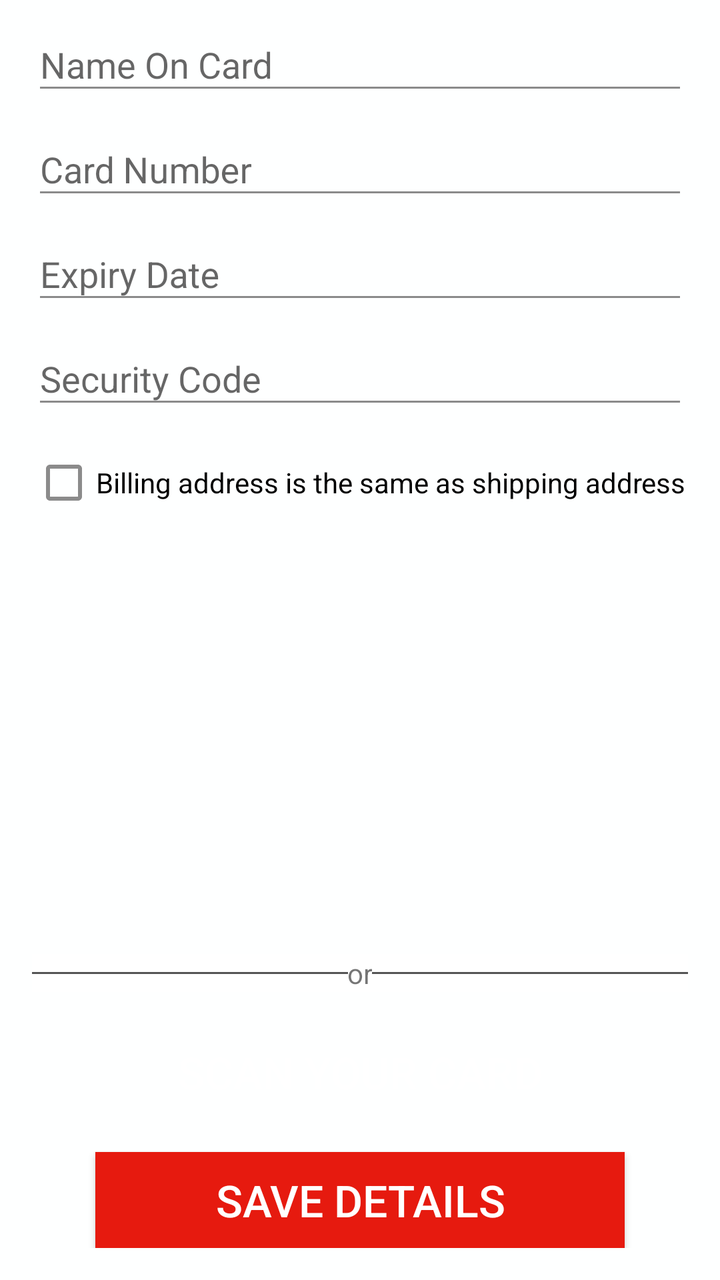
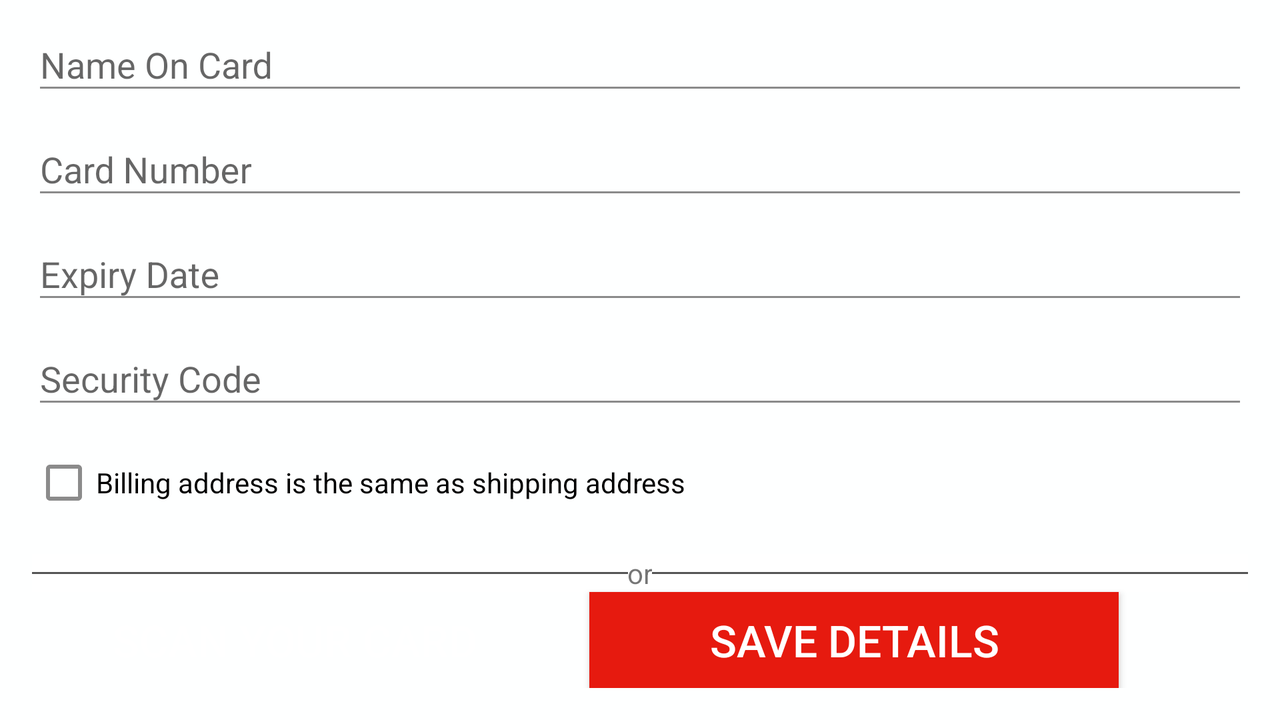

First picture: res/layout/ on a phone held upright. Second picture: the repository's own variant of that layout, on a device whose configuration matches the variant's folder. Source for both follows.
<!-- AndroidManifest.xml: application theme AppTheme -->
<!-- res/layout/fragment_tab_payment.xml -->
<FrameLayout xmlns:android="http://schemas.android.com/apk/res/android"
    xmlns:tools="http://schemas.android.com/tools"
    android:layout_width="match_parent"
    android:layout_height="match_parent"
    tools:context="io.nemesis.ninder.fragment.TabPayment"
    android:focusableInTouchMode="true"
    android:focusable="true">
    <include
        android:id="@+id/progressBar"
        layout="@layout/progress_bar"/>
    <RelativeLayout
        android:layout_width="match_parent"
        android:layout_height="wrap_content"
        android:orientation="vertical"
        android:id="@+id/paymentView"
        android:layout_marginBottom="@dimen/activity_vertical_margin"
        android:layout_marginStart="@dimen/activity_horizontal_margin"
        android:layout_marginEnd="@dimen/activity_horizontal_margin">
        <androidx.appcompat.widget.AppCompatButton
            android:text="@string/button_save_details"
            android:layout_width="wrap_content"
            android:layout_height="wrap_content"
            android:background="@color/red"
            android:textColor="@color/white"
            android:elevation="10dp"
            android:paddingStart="60dp"
            android:paddingEnd="60dp"
            android:textSize="22sp"
            android:layout_gravity="center|bottom"
            android:layout_alignParentBottom="true"
            android:layout_centerHorizontal="true"
            android:id="@+id/button_save_details" />
        <androidx.appcompat.widget.AppCompatButton
            android:text="@string/button_scan_card"
            android:layout_width="wrap_content"
            android:layout_height="wrap_content"
            android:background="@color/dark_grey"
            android:textColor="@color/white"
            android:layout_marginTop="@dimen/activity_vertical_margin"
            android:paddingStart="40dp"
            android:paddingEnd="40dp"
            android:textSize="22sp"
            android:layout_gravity="center|bottom"
            android:layout_above="@id/button_save_details"
            android:layout_centerHorizontal="true"
            android:layout_marginBottom="@dimen/activity_horizontal_margin"
            android:id="@+id/button_scan_card" />
        <FrameLayout
            android:layout_width="wrap_content"
            android:layout_height="wrap_content"
            android:layout_above="@id/button_scan_card"
            android:id="@+id/horizontal_line"
            android:background="#fff" >
            <View
                android:layout_width="match_parent"
                android:layout_height="1dp"
                android:layout_gravity="center"
                android:background="#555" />

            <TextView
                android:layout_width="wrap_content"
                android:layout_height="wrap_content"
                android:layout_gravity="center"
                android:padding="@dimen/default_padding"
                android:background="#fff"
                android:text="@string/label_or" />
        </FrameLayout>
    <ScrollView
        android:layout_width="match_parent"
        android:layout_height="match_parent"
        android:layout_above="@id/horizontal_line">
    <LinearLayout
        android:layout_width="match_parent"
        android:layout_height="wrap_content"
        android:orientation="vertical">
        
        
        
        
        
        
        
        
        

        
        
        
        
        
        
        
        
        
    <com.google.android.material.textfield.TextInputLayout
        android:layout_width="match_parent"
        android:layout_height="wrap_content">
        <com.google.android.material.textfield.TextInputEditText
            android:layout_width="match_parent"
            android:layout_height="wrap_content"
            android:id="@+id/field_name_on_card"
            android:inputType="textPersonName"
            android:hint="@string/hint_name_on_card" />
    </com.google.android.material.textfield.TextInputLayout>
    <com.google.android.material.textfield.TextInputLayout
        android:layout_width="match_parent"
        android:layout_height="wrap_content">
        <com.google.android.material.textfield.TextInputEditText
            android:layout_width="match_parent"
            android:layout_height="wrap_content"
            android:id="@+id/field_card_number"
            android:maxLength="16"
            android:inputType="numberDecimal"
            android:hint="@string/hint_card_number" />
    </com.google.android.material.textfield.TextInputLayout>
    <com.google.android.material.textfield.TextInputLayout
        android:layout_width="match_parent"
        android:layout_height="wrap_content">
        <com.google.android.material.textfield.TextInputEditText
            android:layout_width="match_parent"
            android:layout_height="wrap_content"
            android:id="@+id/field_expiry_date"
            android:inputType="date"
            android:hint="@string/hint_expiry_date" />
    </com.google.android.material.textfield.TextInputLayout>
        <com.google.android.material.textfield.TextInputLayout
            android:layout_width="match_parent"
            android:layout_height="wrap_content">
            <com.google.android.material.textfield.TextInputEditText
                android:layout_width="match_parent"
                android:layout_height="wrap_content"
                android:id="@+id/field_security_code"
                android:imeOptions="actionDone"
                android:inputType="numberPassword"
                android:maxLength="3"
                android:hint="@string/hint_security_code" />
        </com.google.android.material.textfield.TextInputLayout>

        <CheckBox
            android:layout_width="match_parent"
            android:layout_height="wrap_content"
            android:layout_marginTop="@dimen/activity_vertical_margin"
            android:id="@+id/checkBox_address"
            android:text="@string/label_checkbox_address"
            />

    </LinearLayout>
    </ScrollView>

    </RelativeLayout>
</FrameLayout>
<!-- res/layout/progress_bar.xml (included above) -->
<?xml version="1.0" encoding="utf-8"?>
<ProgressBar xmlns:android="http://schemas.android.com/apk/res/android"
    android:id="@+id/progressBar"
    style="?android:attr/progressBarStyleLarge"
    android:layout_width="wrap_content"
    android:layout_height="wrap_content"
    android:layout_gravity="center"
    android:visibility="gone"
     />
<!-- resources referenced by this layout -->
<resources>
  <color name="red">#e61a0f</color>
  <color name="white">#ffffff</color>
  <dimen name="activity_horizontal_margin">16dp</dimen>
  <dimen name="activity_vertical_margin">16dp</dimen>
  <string name="button_save_details">Save Details</string>
  <string name="button_scan_card">Scan your card</string>
  <string name="hint_card_number">Card Number</string>
  <string name="hint_expiry_date">Expiry Date</string>
  <string name="hint_name_on_card">Name On Card</string>
  <string name="hint_security_code">Security Code</string>
  <string name="label_checkbox_address">Billing address is the same as shipping address</string>
  <string name="label_or">or</string>
  <style name="AppTheme" parent="Theme.AppCompat.Light.NoActionBar">
          
          <item name="colorPrimary">@color/colorPrimary</item>
          <item name="colorPrimaryDark">@color/colorPrimaryDark</item>
          <item name="colorAccent">@color/colorAccent</item>
          <item name="android:colorBackground">@color/colorBackground</item>
          <item name="android:textColorPrimary">@color/textColorPrimary</item>
          <item name="android:textColorSecondary">@color/textColorSecondary</item>
          <item name="android:actionBarStyle">@style/CustomActionBar</item>
          
          <item name="android:windowContentTransitions">true</item>
          <item name="android:windowSharedElementReenterTransition">@null</item>
          <item name="android:windowReenterTransition">@null</item>
          <item name="android:windowAllowReturnTransitionOverlap">false</item>
      </style>
  <color name="colorPrimary">@color/white_dusty</color>
  <color name="colorPrimaryDark">@color/grey</color>
  <color name="colorAccent">@color/red</color>
  <color name="colorBackground">@color/white_dusty</color>
  <color name="textColorPrimary">@color/purple_dark</color>
  <color name="textColorSecondary">@color/grey_dark</color>
  <style name="CustomActionBar" parent="android:Widget.Material.Light.ActionBar.Solid">
          <item name="android:elevation">0dp</item>
          <item name="android:displayOptions">homeAsUp</item>
      </style>
  <color name="white_dusty">#feffff</color>
  <color name="grey">#aaa9a9</color>
  <color name="purple_dark">#181226</color>
  <color name="grey_dark">#8b8b8b</color>
</resources>
<!-- res/layout-land/fragment_tab_payment.xml (the repository's variant of the layout above) -->
<!-- drawn on the phone turned sideways -->
<FrameLayout xmlns:android="http://schemas.android.com/apk/res/android"
    xmlns:tools="http://schemas.android.com/tools"
    android:layout_width="match_parent"
    android:layout_height="match_parent"
    tools:context="io.nemesis.ninder.fragment.TabPayment"
    android:focusableInTouchMode="true"
    android:focusable="true">
    <include
        android:id="@+id/progressBar"
        layout="@layout/progress_bar"/>
    <RelativeLayout
        android:layout_width="match_parent"
        android:layout_height="wrap_content"
        android:orientation="vertical"
        android:id="@+id/paymentView"
        android:layout_marginBottom="@dimen/activity_vertical_margin"
        android:layout_marginStart="@dimen/activity_horizontal_margin"
        android:layout_marginEnd="@dimen/activity_horizontal_margin">
        <androidx.appcompat.widget.AppCompatButton
            android:text="@string/button_scan_card"
            android:layout_width="wrap_content"
            android:layout_height="wrap_content"
            android:background="@color/dark_grey"
            android:textColor="@color/white"
            android:paddingStart="40dp"
            android:paddingEnd="40dp"
            android:textSize="22sp"
            android:layout_gravity="center|bottom"
            android:layout_alignParentBottom="true"
            android:id="@+id/button_scan_card" />
        <androidx.appcompat.widget.AppCompatButton
            android:text="@string/button_save_details"
            android:layout_width="wrap_content"
            android:layout_height="wrap_content"
            android:background="@color/red"
            android:textColor="@color/white"
            android:elevation="10dp"
            android:paddingStart="60dp"
            android:paddingEnd="60dp"
            android:textSize="22sp"
            android:layout_marginStart="@dimen/activity_horizontal_margin"
            android:layout_toEndOf="@id/button_scan_card"
            android:layout_gravity="center|bottom"
            android:layout_alignParentBottom="true"
            android:id="@+id/button_save_details" />
        <FrameLayout
            android:layout_width="wrap_content"
            android:layout_height="wrap_content"
            android:layout_above="@id/button_scan_card"
            android:id="@+id/horizontal_line"
            android:background="#fff" >
            <View
                android:layout_width="match_parent"
                android:layout_height="1dp"
                android:layout_gravity="center"
                android:background="#555" />

            <TextView
                android:layout_width="wrap_content"
                android:layout_height="wrap_content"
                android:layout_gravity="center"
                android:padding="@dimen/default_padding"
                android:background="#fff"
                android:text="@string/label_or" />
        </FrameLayout>
    <ScrollView
        android:layout_width="match_parent"
        android:layout_height="match_parent"
        android:layout_above="@id/horizontal_line">
    <LinearLayout
        android:layout_width="match_parent"
        android:layout_height="wrap_content"
        android:orientation="vertical">
        
        
        
        
        
        
        
        
        

        
        
        
        
        
        
        
        
        
    <com.google.android.material.textfield.TextInputLayout
        android:layout_width="match_parent"
        android:layout_height="wrap_content">
        <com.google.android.material.textfield.TextInputEditText
            android:layout_width="match_parent"
            android:layout_height="wrap_content"
            android:id="@+id/field_name_on_card"
            android:inputType="textPersonName"
            android:hint="@string/hint_name_on_card" />
    </com.google.android.material.textfield.TextInputLayout>
    <com.google.android.material.textfield.TextInputLayout
        android:layout_width="match_parent"
        android:layout_height="wrap_content">
        <com.google.android.material.textfield.TextInputEditText
            android:layout_width="match_parent"
            android:layout_height="wrap_content"
            android:id="@+id/field_card_number"
            android:maxLength="16"
            android:inputType="numberDecimal"
            android:hint="@string/hint_card_number" />
    </com.google.android.material.textfield.TextInputLayout>
    <com.google.android.material.textfield.TextInputLayout
        android:layout_width="match_parent"
        android:layout_height="wrap_content">
        <com.google.android.material.textfield.TextInputEditText
            android:layout_width="match_parent"
            android:layout_height="wrap_content"
            android:id="@+id/field_expiry_date"
            android:inputType="date"
            android:hint="@string/hint_expiry_date" />
    </com.google.android.material.textfield.TextInputLayout>
        <com.google.android.material.textfield.TextInputLayout
            android:layout_width="match_parent"
            android:layout_height="wrap_content">
            <com.google.android.material.textfield.TextInputEditText
                android:layout_width="match_parent"
                android:layout_height="wrap_content"
                android:id="@+id/field_security_code"
                android:imeOptions="actionDone"
                android:inputType="numberDecimal"
                android:maxLength="3"
                android:hint="@string/hint_security_code" />
        </com.google.android.material.textfield.TextInputLayout>

        <CheckBox
            android:layout_width="match_parent"
            android:layout_height="wrap_content"
            android:layout_marginTop="@dimen/activity_vertical_margin"
            android:id="@+id/checkBox_address"
            android:text="@string/label_checkbox_address"
            />
    </LinearLayout>
    </ScrollView>

    </RelativeLayout>
</FrameLayout>
